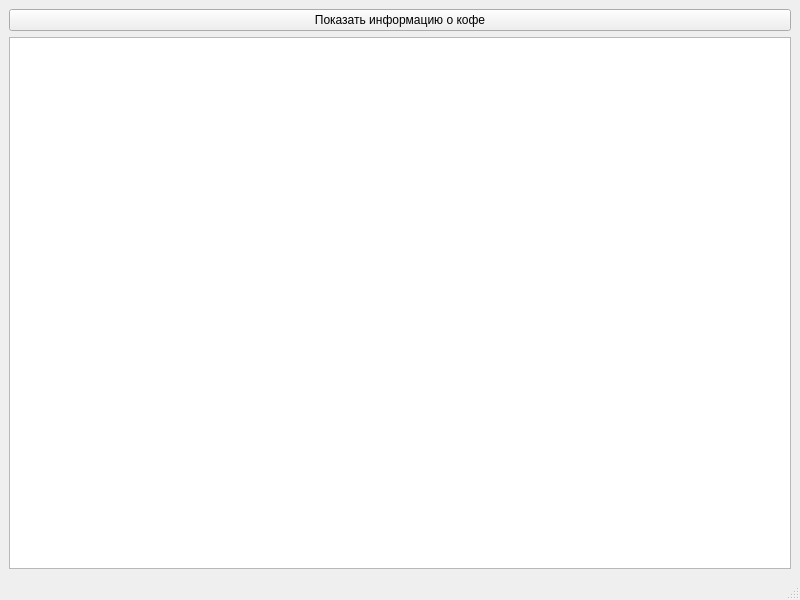
<?xml version="1.0" encoding="UTF-8"?>
<ui version="4.0">
 <class>MainWindow</class>
 <widget class="QMainWindow" name="MainWindow">
  <property name="geometry">
   <rect>
    <x>0</x>
    <y>0</y>
    <width>800</width>
    <height>600</height>
   </rect>
  </property>
  <property name="windowTitle">
   <string>MainWindow</string>
  </property>
  <widget class="QWidget" name="centralwidget">
   <layout class="QGridLayout" name="gridLayout">
    <item row="0" column="0">
     <widget class="QPushButton" name="pushButton">
      <property name="text">
       <string>Показать информацию о кофе</string>
      </property>
     </widget>
    </item>
    <item row="1" column="0">
     <widget class="QTableWidget" name="tableWidget"/>
    </item>
   </layout>
  </widget>
  <widget class="QMenuBar" name="menubar">
   <property name="geometry">
    <rect>
     <x>0</x>
     <y>0</y>
     <width>800</width>
     <height>21</height>
    </rect>
   </property>
  </widget>
  <widget class="QStatusBar" name="statusbar"/>
 </widget>
 <resources/>
 <connections/>
</ui>
